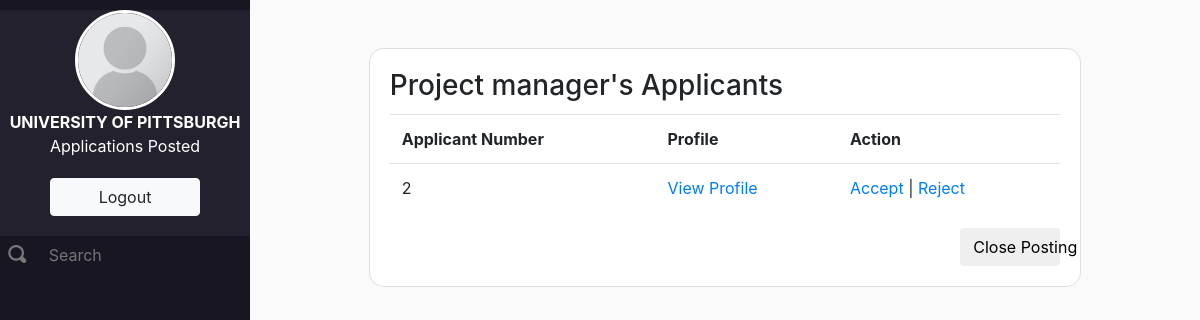
Before: /applicants/3 (signed in) with the older database file.
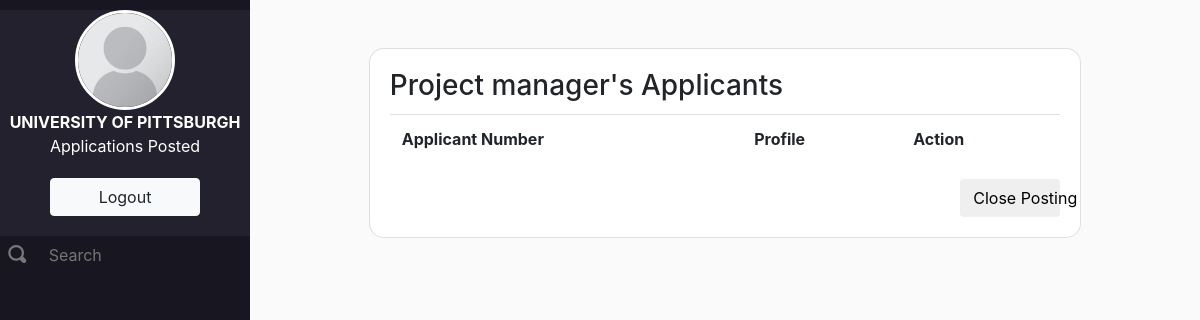
After: the same page with the newer database file.
### app/models.py (models this page shows)
class Applications(db.Model):
    id = db.Column(db.Integer, primary_key = True)
    applicant_ID = db.Column(db.Integer, db.ForeignKey('applicants.id'), nullable = False)
    listing_ID = db.Column(db.Integer, db.ForeignKey('listings.id'), nullable = False)
    employer_ID = db.Column(db.Integer, db.ForeignKey('employers.id'), nullable = False)
    status = db.Column(db.String(80), nullable = False, default="Received")

### app/views.py (the view)
@app.route('/applicants/<appid>')
def applicants(appid):
    application = models.Listings.query.filter_by(id=appid).first()
    applicants = models.Applications.query.join(models.Applicants, models.Applications.applicant_ID == models.Applicants.id).filter(
        models.Applications.listing_ID == appid).all()
    if session["usertype"] == "Applicant" or str(session["userid"]) != str(application.emp_ID):
        return redirect(url_for("home"))
    else:
        return render_template('jobapplicants.html', application=application, applicants=applicants)

### app/templates/jobapplicants.html (shortened to what this page needs)
{% extends "layout.html" %}
    {% block head %}
      {{ super() }}
    {% endblock %}
    {% block content %}
    <div class="main-container">
      <div class="nav-left">
        <div class="nav-top">
          <img src="{{ url_for('static', filename='placeholder.png') }}" class="nav-pic rounded-circle">
          <span class="nav-line"><b>{{session['username']|upper}}</b></span>
          <span class="nav-line">{{numApps}} Applications Posted</span>
          <a href="/logout"><button type="button" class="btn btn-light logout-btn">Logout</button></a>
        </div>
        <div class="nav-bottom">
          <form>
            <div class="form-group row">
              <div class="col-sm-2">
                <span class="oi oi-magnifying-glass search-icon" title="magnifying glass" aria-hidden="true"></span>
              </div>
              <div class="col-sm-10">
                <input type="text" class="form-control-plaintext search-input" id="searchBox" placeholder="Search">
              </div>
            </div>
          </form>
        </div>
      </div>
      <div class="main-content">
        <div class="card profile-card">
          <div class="card-body">
            <h3 class="card-title">{{application.name|capitalize}}'s Applicants</h3>
            <table class="table">
              <tbody>
                <tr>
                  <th>Applicant Number</th>
                  <th>Profile</th>
                  <th>Action</th>
                </tr>
                {% for person in applicants %}
                  <tr>
                    <td>{{person.id}}</td>
                    <td><a href="/profile/{{person.id}}">View Profile</a></td>
                    <td><a href="#">Accept</a> | <a href="#">Reject</a></td>
                  </tr>
                  {% endfor %}
              </tbody>
            </table>
            <a href="/newposting"><button type="button" class="btn btn-default card-link float-right action-btn">Close Posting</button></a>
          </div>
        </div>
      </div>
    </div>
    {% endblock %}

Changed rows visible on the page:
removed Applications: id "2"
